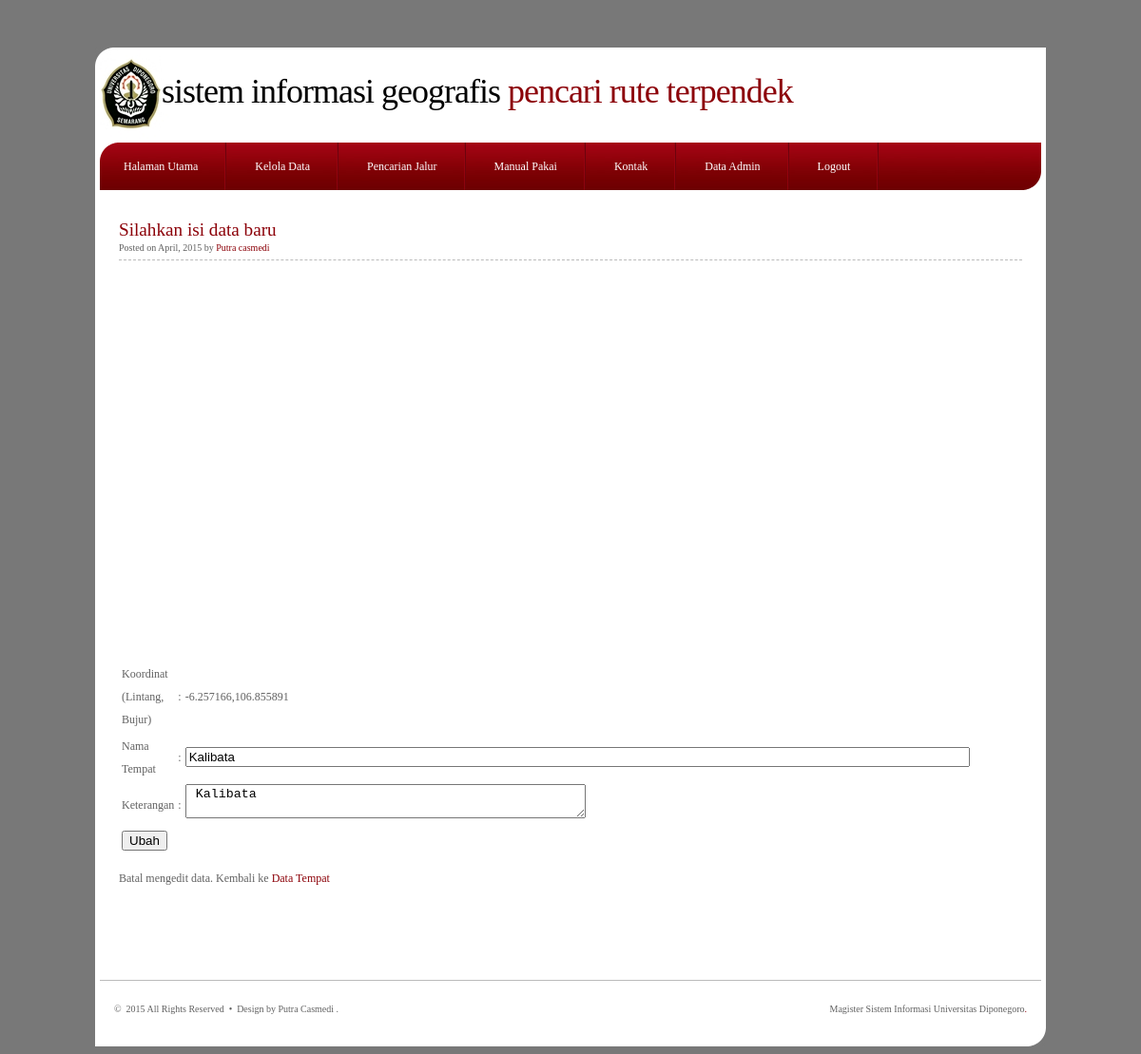
Screenshot of /Alprog/Tugas2/edit.php?latling=-6.257166,106.855891 with the database file from the repository.
### tables this page shows
CREATE TABLE `tempat` (
  `id` int(11) NOT NULL AUTO_INCREMENT,
  `latling` varchar(100) DEFAULT NULL,
  `nama_tmp` varchar(100) DEFAULT NULL,
  `ket_tmp` varchar(100) DEFAULT NULL,
  PRIMARY KEY (`id`)
);

### Alprog/Tugas2/edit.php (the view, shortened to what this page needs)
<!DOCTYPE html PUBLIC "-//W3C//DTD XHTML 1.0 Strict//EN" "http://www.w3.org/TR/xhtml1/DTD/xhtml1-strict.dtd">
<html xmlns="http://www.w3.org/1999/xhtml">
<head>
<link href="default.css" rel="stylesheet" type="text/css" media="screen" />
</head>
<body>
<div id="header">
	<div id="logo">
		<h1><a href="#"><span>sistem Informasi Geografis </span> Pencari Rute Terpendek</a></h1>
		<p></p>
	</div>
	<div id="menu">
		<ul id="main">
			<li class="current_page_item"><a href="loginuser.php">Halaman Utama </a></li>
			<li><a href="#">Kelola data </a></li>
			<li><a href="#">Pencarian jalur </a></li>
			<li><a href="#">Manual Pakai </a></li>
			<li><a href="#">kontak</a></li>
		</ul>
		<ul id="feed">
			<li><a href="#">Data Admin</a></li>
			<li><a href="logout.php">Logout</a></li>
		</ul>
	</div>
</div>
<div id="wrapper">
	<div id="page">
<div id="content">
			<div class="post">
				<h1 class="title"><a href="#">Silahkan isi data baru </a></h1>
				<p class="byline"><small>Posted on April, 2015 by <a href="#">Putra casmedi </a></small></p>
			  <div class="entry">
			  <div id="map-canvas" style="width: 950px; height: 400px; ">				</div>
<?php
$koneksi = mysql_connect('localhost','root','4dm1n54bo');
mysqli_select_db($koneksi,'tugas');
$latling = $_GET['latling'];
$query = "select * from tempat where latling='$latling'";
$hasil = mysqli_query($koneksi,$query, $koneksi);
$row = mysqli_fetch_array($hasil);
?>
<form name="form1" method="post" action="edit2.php">
<table width="697" border="0">
<tr>
<td width="71">Koordinat (Lintang, Bujur) </td>
<td width="4">:</td>
<td width="600"><?php echo $row['latling']; ?></td>
</tr>
<tr>
<td>Nama Tempat</td>
<td>:</td>
<td><input name="nama_tmp" type="text" value="<?php echo $row['nama_tmp']; ?>" size="100" /></td>
</tr>
<tr>
<td>Keterangan </td>
<td>:</td>
<td><textarea name="ket_tmp" cols="50" type="text"/> <?php echo $row['ket_tmp']; ?> </textarea></td>
</tr>
<tr>
<td colspan="3"><input type="submit" name="submit" value="Ubah" /></td>
</tr>
</table>
</form>
<p>Batal mengedit data. Kembali ke <a href="datatempat.php">Data Tempat</a></p>
			  </div>
			</div>
	  </div>
<div style="clear: both;">&nbsp;</div>
  </div>
</div>
<div id="footer">
	<p class="copyright">&copy;&nbsp;&nbsp;2015 All Rights Reserved &nbsp;&bull;&nbsp; Design by Putra Casmedi .</p>
	<p class="link">Magister Sistem Informasi Universitas Diponegoro<a href="#">.</a></p>
</div>
</body>
</html>

### Alprog/Tugas2/default.css (style rules this page uses)
body { margin-top: 50px; padding: 0; background: #787878; text-align: justify; font-family: Georgia, "Times New Roman", Times, serif; font-size: 12px; color: #616161; min-height: 0px; }
h1, h2, h3 { margin-top: 0; color: #8C0209; }
h1 { font-size: 1.6em; font-weight: normal; }
a { text-decoration: none; color: #8C0209; }
#header { width: 1000px; margin: 0 auto; height: 150px; background: url(images/img02.jpg) repeat-x left top; }
#logo { width: 1000px; height: 100px; margin: 0 auto; padding: 0 10px 0 70px; background: url(images/img01.jpg) no-repeat left top; }
#logo h1, #logo p { float: left; margin: 0; color: #8C0209; }
#logo span { color: #000000; }
#logo h1 { padding: 25px 0 0 0; letter-spacing: -1px; text-transform: lowercase; font-weight: normal; font-size: 3em; }
#logo p { text-transform: uppercase; padding: 47px 0 0 3px; font-size: 10px; color: #110E0F; }
#logo a { border: none; text-decoration: none; color: #8C0209; }
#menu { width: 1000px; margin: 0 auto; padding: 0; height: 50px; background: url(images/img02.jpg) no-repeat left top; }
#menu ul { margin: 0; padding: 0; list-style: none; }
#menu li { display: inline; }
#menu a { display: block; float: left; height: 32px; margin: 0; padding: 18px 30px 0 30px; text-decoration: none; text-transform: capitalize; background: url(images/img03.jpg) no-repeat right top; font-family: Georgia, "Times New Roman", Times, serif; font-size: 12px; color: #FFFFFF; }
#menu .current_page_item a { color: #FFFFFF; }
#page { width: 990px; margin: 0 auto; padding: 20px 5px; background: #FFFFFF; }
#content { width: auto; height: auto; float: left; }
.post { padding-bottom: 15px; line-height: 200%; }
.post h1 { font-weight: normal; float: none; }
.title { margin: 0; padding: 10px 0 4px 20px; font-weight: normal; }
.title a { border-bottom: none; color: #8C0209; }
.byline { border-bottom: 1px #BBBBBB dashed; margin: -10px 20px 20px 20px; }
.entry { padding: 0 20px; float: left; }
#footer { width: 960px; height: 70px; margin: 0 auto; padding: 0 20px; background: url(images/img04.jpg) no-repeat left top; }
#footer p { margin: 0; padding: 25px 0 0 0; text-align: center; font-size: smaller; }
#footer .link { float: right; }
#footer .copyright { float: left; }
#map-canvas { height: 100%; margin: 0px; padding: 0px }

### rows the page displays
tempat: latling "-6.257166,106.855891", nama_tmp "Kalibata", ket_tmp "Kalibata"
